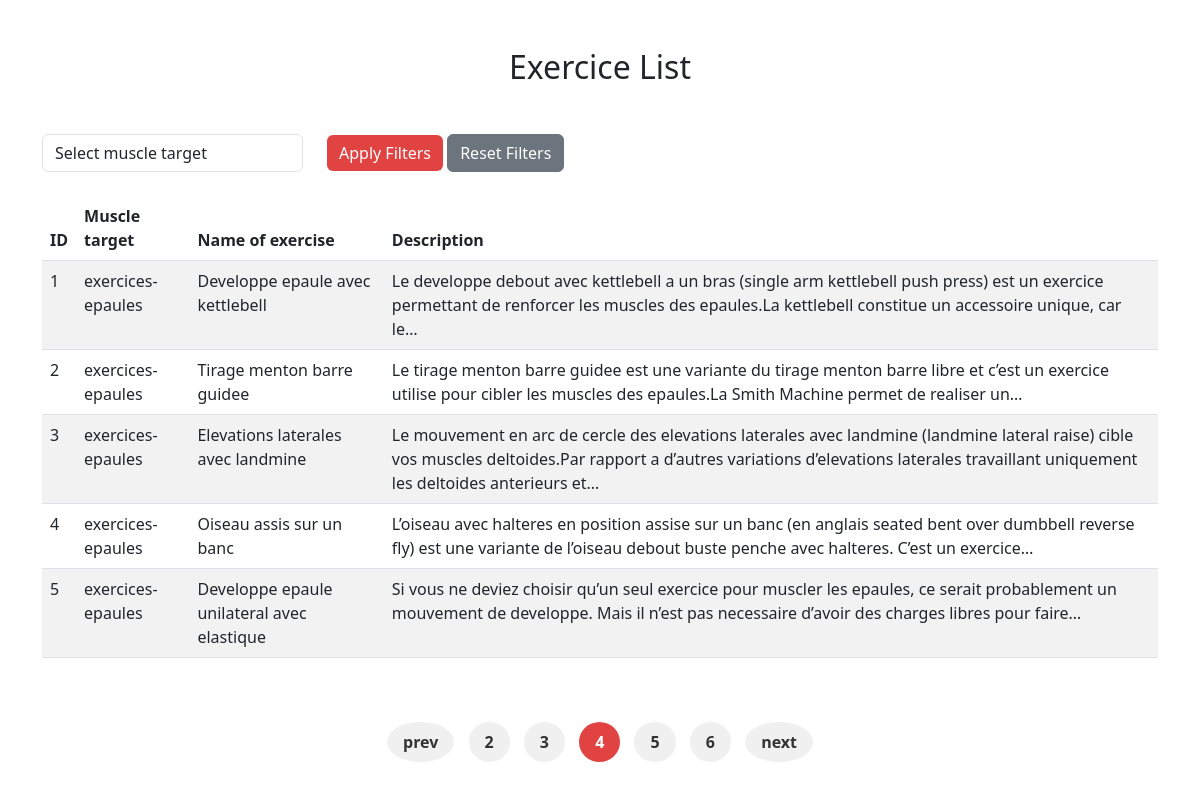
/exercices/?page=4, run on the app's committed database.
### level_prediction/models.py (models this page shows, shortened)
class Exercice(models.Model):
    Name = models.CharField(max_length=100)
    Title = models.CharField(max_length=100)
    Excerpt = models.CharField(max_length=100)

### level_prediction/views.py (the view)
# urls.py: path('exercices/', views.exercices_list, name='exercices_list'),
def exercices_list(request):
    Name = request.GET.get('name', '')
    exercices = Exercice.objects.all()
    if Name:
        exercices = exercices.filter(Name=Name)
    exercices = exercices.order_by('id')  # Order by ID or any other field
    page_number = request.GET.get('page', 1)  # Default to page 1 if not specified
    paginator = Paginator(exercices, 5)  # **5 items per page**
    page_obj = paginator.get_page(page_number)
    return render(request, 'exercices.html', {'exercices': page_obj})

### level_prediction/Templates/exercices.html (shortened to what this page needs)
<!DOCTYPE html>
{% load static %}
<html lang="en">
<head>
    <link href="https://cdn.jsdelivr.net/npm/bootstrap@5.3.0-alpha1/dist/css/bootstrap.min.css" rel="stylesheet">
	<link rel="stylesheet" href="{% static 'css/pagination.css' %}">
</head>
<body>
<div class="container mt-5">
    <center><h2 class="mb-5">Exercice List</h2></center>
    <form method="GET" action="{% url 'exercices_list' %}">
        <div class="row mb-4">
            <div class="col-md-3">
                <select class="form-control" name="name">
                    <option value="">Select muscle target</option>
                </select>
            </div>
            <div class="col-md-3">
                <button type="submit" class="btn btn-primary" style="background-color: #E14343; color: white; border: none;">
                    Apply Filters
                  </button>
                <a href="{% url 'exercices_list' %}" class="btn btn-secondary">Reset Filters</a>
            </div>
        </div>
    </form>
    <table class="table table-striped table-class" id="table-id">
        <thead>
            <tr>
                <th>ID</th>
                <th>Muscle target</th>
                <th>Name of exercise</th>
                <th>Description</th>
            </tr>
        </thead>
        <tbody>
            {% for exercice in exercices %}
            <tr>
                <td>{{ forloop.counter }}</td>
                <td>{{ exercice.Name }}</td>
                <td>{{ exercice.Title }}</td>
                <td>{{ exercice.Excerpt }}</td>
            </tr>
            {% endfor %}
        </tbody>
    </table>
<center>
    <div class="content_detail__pagination cdp mt-5" actpage="{{ exercices.number }}">
        {% if exercices.has_previous %}
            <a href="?page=1" class="cdp_i">prev</a>
        {% else %}
            <a href="#" class="cdp_i disabled">prev</a>
        {% endif %}
        {% for page_num in exercices.paginator.page_range %}
            {% if page_num == exercices.number %}
                <a href="javascript:void(0)" class="cdp_i active">{{ page_num }}</a>
            {% elif page_num >= exercices.number|add:"-2" and page_num <= exercices.number|add:"2" %}
                <a href="?page={{ page_num }}" class="cdp_i">{{ page_num }}</a>
            {% endif %}
        {% endfor %}
        {% if exercices.has_next %}
            <a href="?page={{ features.next_page_number }}" class="cdp_i">next</a>
        {% else %}
            <a href="#" class="cdp_i disabled">next</a>
        {% endif %}
    </div>
</center>
</div>
</body>
</html>

### level_prediction/static/css/pagination.css (style rules this page uses)
.content_detail__pagination { text-align: center; display: inline-block; }
.cdp_i { display: inline-block; padding: 8px 16px; margin: 0 5px; background-color: #f0f0f0; border-radius: 50%; text-decoration: none; color: #333; font-weight: bold; transition: background-color 0.3s ease, color 0.3s ease; text-align: center; }
.cdp_i.active { background-color: #E14343; color: white; }

### data on the page
Exercice: Name "exercices-epaules", Title "Developpe epaule avec kettlebell", Excerpt "Le developpe debout avec kettlebell a un bras (single arm kettlebell push press) est un exercice permettant de renforcer les muscles des epaules.La kettlebell constitue un accessoire unique, car le…"
Exercice: Name "exercices-epaules", Title "Tirage menton barre guidee", Excerpt "Le tirage menton barre guidee est une variante du tirage menton barre libre et c’est un exercice utilise pour cibler les muscles des epaules.La Smith Machine permet de realiser un…"
Exercice: Name "exercices-epaules", Title "Elevations laterales avec landmine", Excerpt "Le mouvement en arc de cercle des elevations laterales avec landmine (landmine lateral raise) cible vos muscles deltoides.Par rapport a d’autres variations d’elevations laterales travaillant uniquement les deltoides anterieurs et…"
Exercice: Name "exercices-epaules", Title "Oiseau assis sur un banc", Excerpt "L’oiseau avec halteres en position assise sur un banc (en anglais seated bent over dumbbell reverse fly) est une variante de l’oiseau debout buste penche avec halteres. C’est un exercice…"
Exercice: Name "exercices-epaules", Title "Developpe epaule unilateral avec elastique", Excerpt "Si vous ne deviez choisir qu’un seul exercice pour muscler les epaules, ce serait probablement un mouvement de developpe. Mais il n’est pas necessaire d’avoir des charges libres pour faire…"

### other printed values
{{ page_num }} "2" "3" "5" "6"
{{ page_num }} "4"
